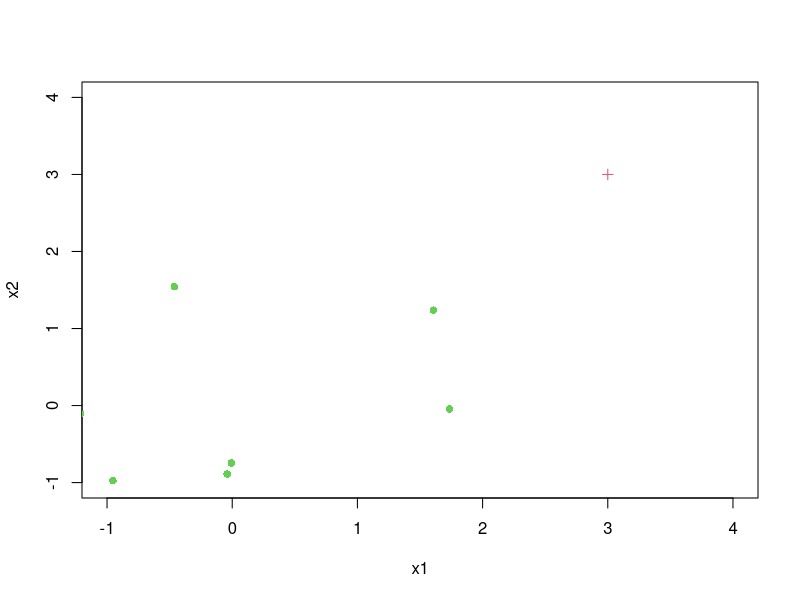

Here is the R script that generated this plot:
# Let's create an example data set
X <- data.frame(x1=rnorm(10), x2=rnorm(10))

# As well as a bumped data set
Z <- data.frame(x1=X$x1, x2=X$x2)
Z[1,1] <- Z[1,1]+2
Z[1,2] <- Z[1,2]+3

# For a new point we have to consider how close it is to the overal set of observations
Y <- c(3, 3)

# The Mahalanobis distance is calculated against both data-sets

distance_to_X <- sqrt(sum(mahalanobis(x=X, center=Y, cov=cov(X))))
distance_to_Z <- sqrt(sum((mahalanobis(x=Z, center=Y, cov=cov(Z)))))

#The solution is :
# distance to X=12
# distance to Z=7

plot(Z, pch=16, xlim=c(-1, 4), ylim=c(-1, 4))
points(3, 3, pch=3, col=2)
points(X, pch=16, col=3)
